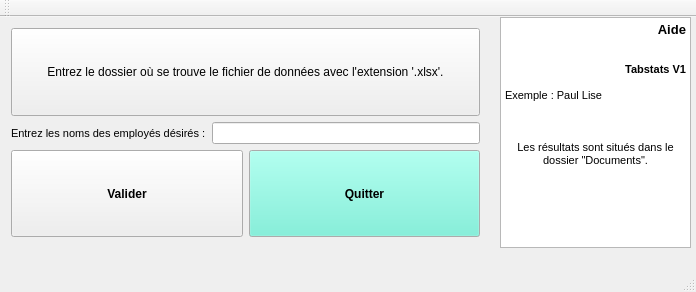
<?xml version="1.0" encoding="UTF-8"?>
<ui version="4.0">
 <class>MainWindow</class>
 <widget class="QMainWindow" name="MainWindow">
  <property name="geometry">
   <rect>
    <x>0</x>
    <y>0</y>
    <width>696</width>
    <height>292</height>
   </rect>
  </property>
  <property name="windowTitle">
   <string>MainWindow</string>
  </property>
  <widget class="QWidget" name="centralWidget">
   <widget class="QTextBrowser" name="textBrowser">
    <property name="geometry">
     <rect>
      <x>500</x>
      <y>0</y>
      <width>191</width>
      <height>231</height>
     </rect>
    </property>
    <property name="html">
     <string>&lt;!DOCTYPE HTML PUBLIC &quot;-//W3C//DTD HTML 4.0//EN&quot; &quot;http://www.w3.org/TR/REC-html40/strict.dtd&quot;&gt;
&lt;html&gt;&lt;head&gt;&lt;meta name=&quot;qrichtext&quot; content=&quot;1&quot; /&gt;&lt;style type=&quot;text/css&quot;&gt;
p, li { white-space: pre-wrap; }
&lt;/style&gt;&lt;/head&gt;&lt;body style=&quot; font-family:'MS Shell Dlg 2'; font-size:8.25pt; font-weight:400; font-style:normal;&quot;&gt;
&lt;p align=&quot;right&quot; style=&quot; margin-top:0px; margin-bottom:0px; margin-left:0px; margin-right:0px; -qt-block-indent:0; text-indent:0px;&quot;&gt;&lt;span style=&quot; font-size:10pt; font-weight:600;&quot;&gt;Aide&lt;/span&gt;&lt;/p&gt;
&lt;p align=&quot;right&quot; style=&quot; margin-top:0px; margin-bottom:0px; margin-left:0px; margin-right:0px; -qt-block-indent:0; text-indent:0px;&quot;&gt;					&lt;span style=&quot; font-weight:600;&quot;&gt;Tabstats V1&lt;/span&gt;&lt;/p&gt;
&lt;p align=&quot;right&quot; style=&quot;-qt-paragraph-type:empty; margin-top:0px; margin-bottom:0px; margin-left:0px; margin-right:0px; -qt-block-indent:0; text-indent:0px;&quot;&gt;&lt;br /&gt;&lt;/p&gt;
&lt;p style=&quot; margin-top:0px; margin-bottom:0px; margin-left:0px; margin-right:0px; -qt-block-indent:0; text-indent:0px;&quot;&gt;Exemple : Paul Lise&lt;/p&gt;
&lt;p style=&quot;-qt-paragraph-type:empty; margin-top:0px; margin-bottom:0px; margin-left:0px; margin-right:0px; -qt-block-indent:0; text-indent:0px;&quot;&gt;&lt;br /&gt;&lt;/p&gt;
&lt;p style=&quot;-qt-paragraph-type:empty; margin-top:0px; margin-bottom:0px; margin-left:0px; margin-right:0px; -qt-block-indent:0; text-indent:0px;&quot;&gt;&lt;br /&gt;&lt;/p&gt;
&lt;p style=&quot;-qt-paragraph-type:empty; margin-top:0px; margin-bottom:0px; margin-left:0px; margin-right:0px; -qt-block-indent:0; text-indent:0px;&quot;&gt;&lt;br /&gt;&lt;/p&gt;
&lt;p align=&quot;center&quot; style=&quot; margin-top:0px; margin-bottom:0px; margin-left:0px; margin-right:0px; -qt-block-indent:0; text-indent:0px;&quot;&gt;Les résultats sont situés dans le dossier &amp;quot;Documents&amp;quot;.&lt;/p&gt;&lt;/body&gt;&lt;/html&gt;</string>
    </property>
   </widget>
   <widget class="QWidget" name="layoutWidget">
    <property name="geometry">
     <rect>
      <x>0</x>
      <y>0</y>
      <width>491</width>
      <height>231</height>
     </rect>
    </property>
    <layout class="QVBoxLayout" name="verticalLayout_2">
     <item>
      <layout class="QVBoxLayout" name="verticalLayout">
       <item>
        <widget class="QPushButton" name="pushButton_choiceFile">
         <property name="sizePolicy">
          <sizepolicy hsizetype="Preferred" vsizetype="Preferred">
           <horstretch>0</horstretch>
           <verstretch>0</verstretch>
          </sizepolicy>
         </property>
         <property name="text">
          <string>Entrez le dossier où se trouve le fichier de données avec l'extension '.xlsx'.</string>
         </property>
        </widget>
       </item>
       <item>
        <layout class="QHBoxLayout" name="horizontalLayout">
         <item>
          <widget class="QLabel" name="label_2">
           <property name="font">
            <font>
             <pointsize>8</pointsize>
            </font>
           </property>
           <property name="text">
            <string>Entrez les noms des employés désirés :</string>
           </property>
          </widget>
         </item>
         <item>
          <widget class="QLineEdit" name="employesDesiresLineEdit"/>
         </item>
        </layout>
       </item>
       <item>
        <layout class="QHBoxLayout" name="horizontalLayout_2">
         <item>
          <widget class="QPushButton" name="pushButton_validate">
           <property name="sizePolicy">
            <sizepolicy hsizetype="Minimum" vsizetype="Preferred">
             <horstretch>0</horstretch>
             <verstretch>0</verstretch>
            </sizepolicy>
           </property>
           <property name="minimumSize">
            <size>
             <width>0</width>
             <height>0</height>
            </size>
           </property>
           <property name="maximumSize">
            <size>
             <width>16777215</width>
             <height>16777215</height>
            </size>
           </property>
           <property name="sizeIncrement">
            <size>
             <width>0</width>
             <height>0</height>
            </size>
           </property>
           <property name="baseSize">
            <size>
             <width>0</width>
             <height>0</height>
            </size>
           </property>
           <property name="font">
            <font>
             <weight>75</weight>
             <bold>true</bold>
            </font>
           </property>
           <property name="text">
            <string>Valider</string>
           </property>
          </widget>
         </item>
         <item>
          <widget class="QPushButton" name="pushButton_quit">
           <property name="sizePolicy">
            <sizepolicy hsizetype="Minimum" vsizetype="Preferred">
             <horstretch>0</horstretch>
             <verstretch>19</verstretch>
            </sizepolicy>
           </property>
           <property name="minimumSize">
            <size>
             <width>0</width>
             <height>0</height>
            </size>
           </property>
           <property name="maximumSize">
            <size>
             <width>16777215</width>
             <height>16777215</height>
            </size>
           </property>
           <property name="sizeIncrement">
            <size>
             <width>0</width>
             <height>0</height>
            </size>
           </property>
           <property name="baseSize">
            <size>
             <width>0</width>
             <height>0</height>
            </size>
           </property>
           <property name="palette">
            <palette>
             <active>
              <colorrole role="Button">
               <brush brushstyle="SolidPattern">
                <color alpha="255">
                 <red>103</red>
                 <green>240</green>
                 <blue>213</blue>
                </color>
               </brush>
              </colorrole>
             </active>
             <inactive>
              <colorrole role="Button">
               <brush brushstyle="SolidPattern">
                <color alpha="255">
                 <red>103</red>
                 <green>240</green>
                 <blue>213</blue>
                </color>
               </brush>
              </colorrole>
             </inactive>
             <disabled>
              <colorrole role="Button">
               <brush brushstyle="SolidPattern">
                <color alpha="255">
                 <red>103</red>
                 <green>240</green>
                 <blue>213</blue>
                </color>
               </brush>
              </colorrole>
             </disabled>
            </palette>
           </property>
           <property name="font">
            <font>
             <weight>75</weight>
             <bold>true</bold>
             <strikeout>false</strikeout>
            </font>
           </property>
           <property name="text">
            <string>Quitter</string>
           </property>
          </widget>
         </item>
        </layout>
       </item>
      </layout>
     </item>
    </layout>
   </widget>
  </widget>
  <widget class="QMenuBar" name="menuBar">
   <property name="geometry">
    <rect>
     <x>0</x>
     <y>0</y>
     <width>696</width>
     <height>21</height>
    </rect>
   </property>
  </widget>
  <widget class="QToolBar" name="mainToolBar">
   <attribute name="toolBarArea">
    <enum>TopToolBarArea</enum>
   </attribute>
   <attribute name="toolBarBreak">
    <bool>false</bool>
   </attribute>
  </widget>
  <widget class="QStatusBar" name="statusBar"/>
 </widget>
 <layoutdefault spacing="6" margin="11"/>
 <resources/>
 <connections/>
</ui>
